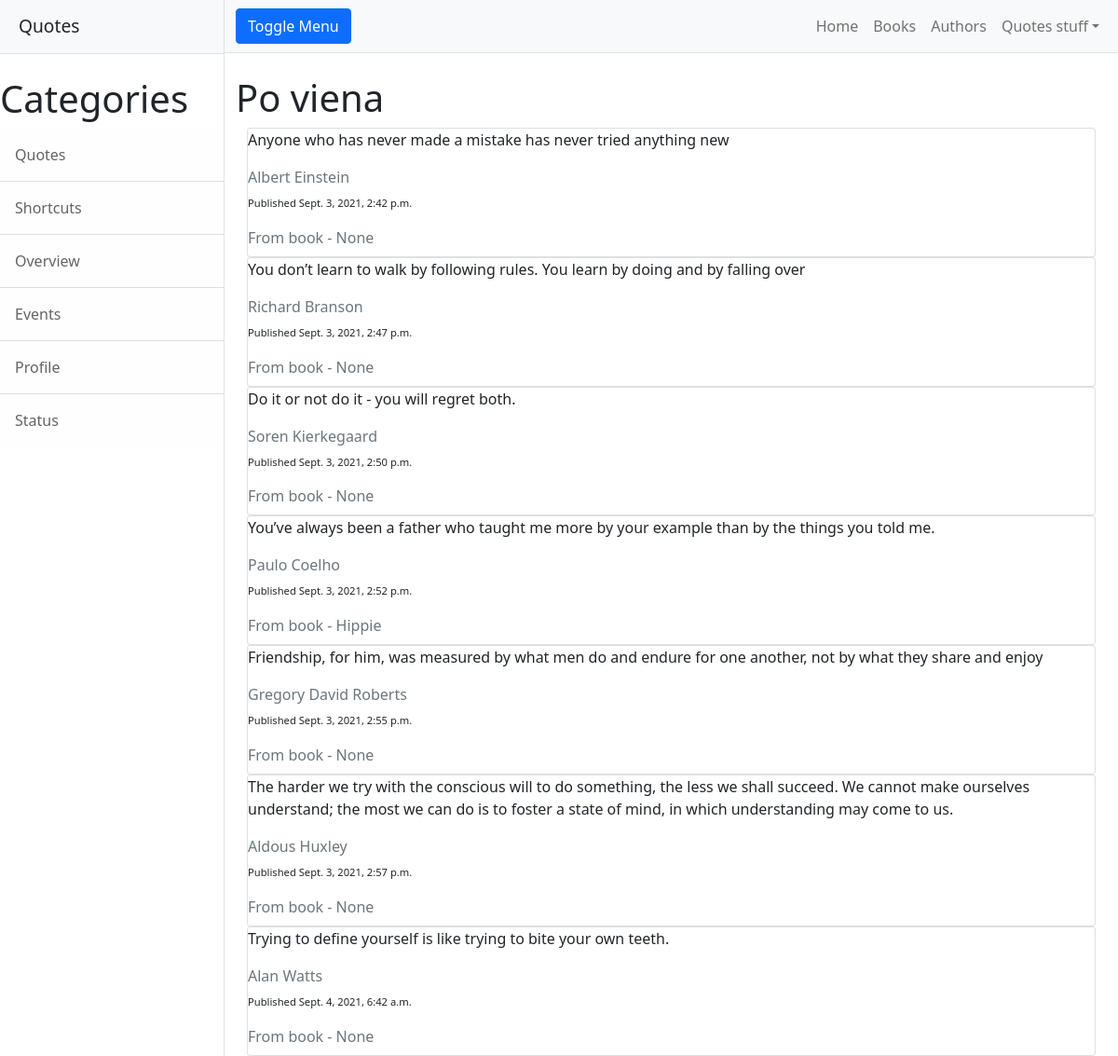
Before: / with the older database file.
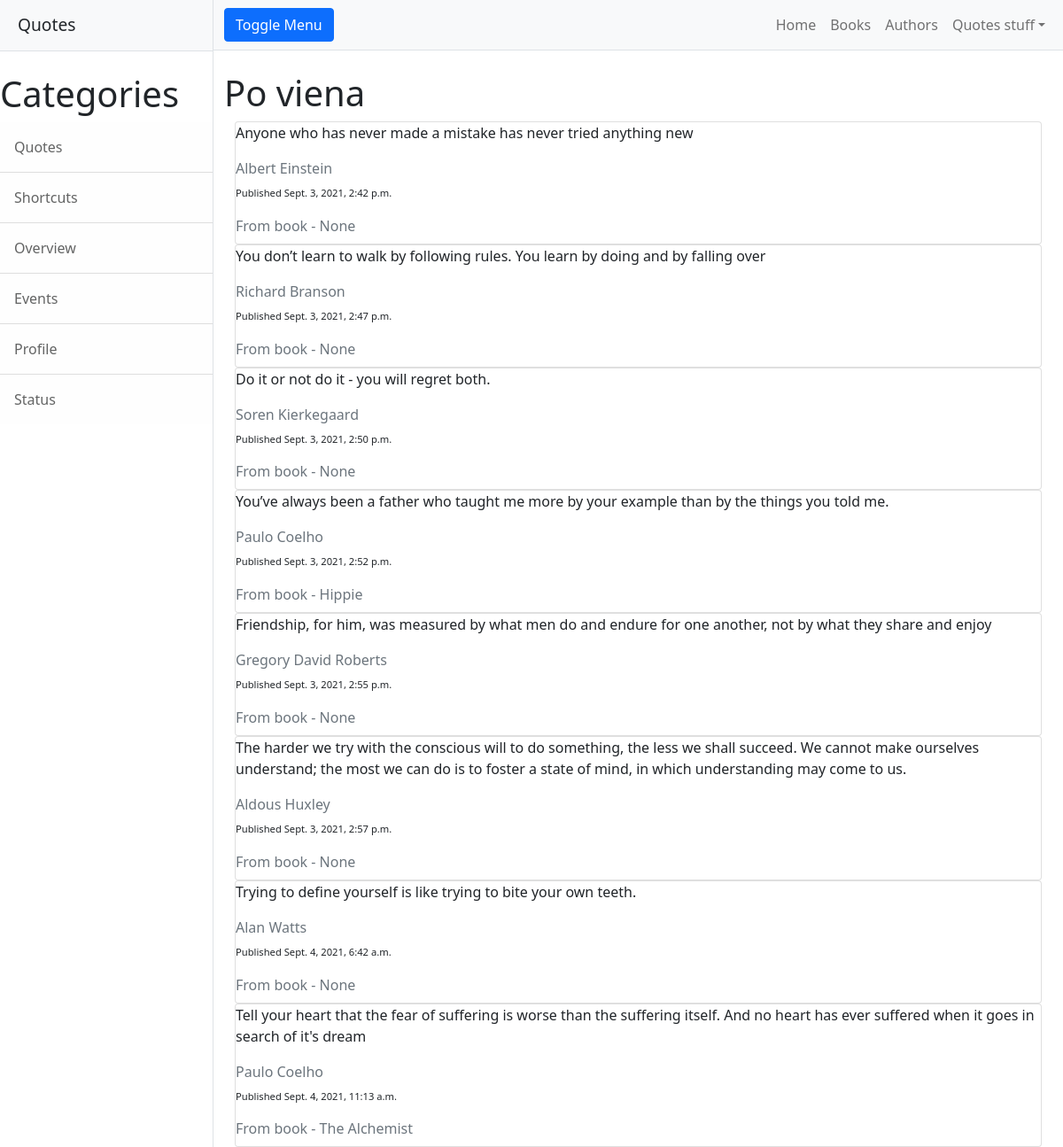
After: the same page with the newer database file.
### app1/models.py (models this page shows, shortened)
class Quote(models.Model):
    author = models.ForeignKey(Author, null=True, on_delete= models.SET_NULL)
    category = models.ManyToManyField(Category)
    text = models.TextField(null=True)
    book = models.ForeignKey(Book, null=True, on_delete= models.SET_NULL)
    published = models.DateTimeField("date published", auto_now_add=True)
    class Meta:
        ordering = ['published']

class Author(models.Model):
    name = models.CharField(max_length=50, null=True)
    bio = models.TextField()
    birth_date = models.CharField(max_length=30, null=True)
    death_date = models.CharField(max_length=30, null=True)
    def __str__(self):
        return self.name
    class Meta:
        ordering = ['name']

class Book(models.Model):
    name = models.CharField(max_length=100, null=True)
    author = models.ForeignKey(Author, null=True, on_delete= models.SET_NULL)
    publihed = models.CharField(max_length=30, null=True)
    pages = models.CharField(max_length=30, null=True)
    read_in = models.CharField(max_length=100, null=True)
    summary = models.TextField()
    def __str__(self):
        return self.name
    class Meta:
        ordering = ['name']

### app1/views.py (the view)
# urls.py: path("", views.index, name="index"),
def index(request):
    return render(request=request,
                  template_name="app1/index.html",
                  context={"quote": Quote.objects.all})

### app1/templates/app1/index.html
{% extends 'app1/header.html' %}
{% block content %}
<div class="container-fluid">
    <h1 class="mt-4">Po viena</h1>
    {% for cit in quote %}
    <div class="container"
	<div class="row">
	    <div class="col s12 m6">
		<div class="card hoverable">
		    <p>{{cit.text}}</p>
		    <span class="card-title text-muted">{{cit.author}}</span>
		    <p style="font-size:70% ">Published {{cit.published}}</p>
		    <span class="card-title text-muted">From book - {{cit.book}}</span>
		</div>
	    </div>
	</div>
	{% endfor %}
	{% endblock %}

Changed rows visible on the page:
added Quote: text "Tell your heart that the fear of suffering is worse than the suffering itself. And no heart has ever suffered when it goes in search of it's dream", author "Paulo Coelho", published "Sept. 4, 2021, 11:13 a.m.", book "The Alchemist"
